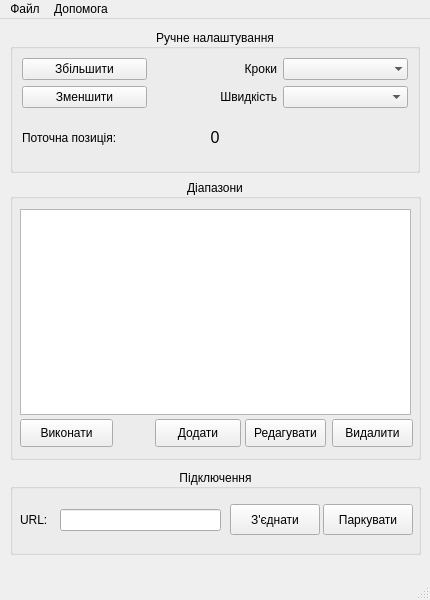
<?xml version="1.0" encoding="UTF-8"?>
<ui version="4.0">
 <class>MainWindow</class>
 <widget class="QMainWindow" name="MainWindow">
  <property name="geometry">
   <rect>
    <x>0</x>
    <y>0</y>
    <width>430</width>
    <height>600</height>
   </rect>
  </property>
  <property name="minimumSize">
   <size>
    <width>430</width>
    <height>600</height>
   </size>
  </property>
  <property name="maximumSize">
   <size>
    <width>430</width>
    <height>600</height>
   </size>
  </property>
  <property name="windowTitle">
   <string>MagLoop Controller</string>
  </property>
  <property name="styleSheet">
   <string notr="true"/>
  </property>
  <widget class="QWidget" name="centralwidget">
   <widget class="QGroupBox" name="manualGroup">
    <property name="geometry">
     <rect>
      <x>10</x>
      <y>10</y>
      <width>410</width>
      <height>144</height>
     </rect>
    </property>
    <property name="title">
     <string>Ручне налаштування</string>
    </property>
    <property name="alignment">
     <set>Qt::AlignCenter</set>
    </property>
    <layout class="QGridLayout" name="gridLayout">
     <item row="0" column="0">
      <widget class="QPushButton" name="upButton">
       <property name="text">
        <string>Збільшити</string>
       </property>
      </widget>
     </item>
     <item row="5" column="2">
      <widget class="QLabel" name="current_position_label">
       <property name="font">
        <font>
         <pointsize>12</pointsize>
         <weight>50</weight>
         <bold>false</bold>
        </font>
       </property>
       <property name="text">
        <string>0</string>
       </property>
       <property name="alignment">
        <set>Qt::AlignCenter</set>
       </property>
      </widget>
     </item>
     <item row="0" column="3">
      <widget class="QComboBox" name="step_comboBox">
       <property name="sizePolicy">
        <sizepolicy hsizetype="Preferred" vsizetype="Preferred">
         <horstretch>0</horstretch>
         <verstretch>0</verstretch>
        </sizepolicy>
       </property>
       <property name="frame">
        <bool>false</bool>
       </property>
      </widget>
     </item>
     <item row="3" column="3">
      <widget class="QComboBox" name="speed_comboBox">
       <property name="sizePolicy">
        <sizepolicy hsizetype="Preferred" vsizetype="Preferred">
         <horstretch>0</horstretch>
         <verstretch>0</verstretch>
        </sizepolicy>
       </property>
      </widget>
     </item>
     <item row="5" column="0">
      <widget class="QLabel" name="label">
       <property name="text">
        <string>Поточна позиція:</string>
       </property>
      </widget>
     </item>
     <item row="3" column="2">
      <widget class="QLabel" name="speedlabel">
       <property name="text">
        <string>Швидкість</string>
       </property>
       <property name="alignment">
        <set>Qt::AlignRight|Qt::AlignTrailing|Qt::AlignVCenter</set>
       </property>
      </widget>
     </item>
     <item row="3" column="0">
      <widget class="QPushButton" name="downButton">
       <property name="text">
        <string>Зменшити</string>
       </property>
      </widget>
     </item>
     <item row="0" column="2">
      <widget class="QLabel" name="steplabel">
       <property name="text">
        <string>Кроки</string>
       </property>
       <property name="alignment">
        <set>Qt::AlignRight|Qt::AlignTrailing|Qt::AlignVCenter</set>
       </property>
      </widget>
     </item>
    </layout>
   </widget>
   <widget class="QGroupBox" name="bandGroup">
    <property name="geometry">
     <rect>
      <x>10</x>
      <y>160</y>
      <width>411</width>
      <height>281</height>
     </rect>
    </property>
    <property name="title">
     <string>Діапазони</string>
    </property>
    <property name="alignment">
     <set>Qt::AlignCenter</set>
    </property>
    <widget class="QTreeView" name="bandtreeView">
     <property name="geometry">
      <rect>
       <x>10</x>
       <y>30</y>
       <width>391</width>
       <height>206</height>
      </rect>
     </property>
    </widget>
    <widget class="QPushButton" name="addButton">
     <property name="geometry">
      <rect>
       <x>145</x>
       <y>240</y>
       <width>86</width>
       <height>28</height>
      </rect>
     </property>
     <property name="text">
      <string>Додати</string>
     </property>
    </widget>
    <widget class="QPushButton" name="editButton">
     <property name="geometry">
      <rect>
       <x>235</x>
       <y>240</y>
       <width>81</width>
       <height>28</height>
      </rect>
     </property>
     <property name="text">
      <string>Редагувати</string>
     </property>
    </widget>
    <widget class="QPushButton" name="deleteButton">
     <property name="geometry">
      <rect>
       <x>322</x>
       <y>240</y>
       <width>81</width>
       <height>28</height>
      </rect>
     </property>
     <property name="text">
      <string>Видалити</string>
     </property>
    </widget>
    <widget class="QPushButton" name="runButton">
     <property name="geometry">
      <rect>
       <x>10</x>
       <y>240</y>
       <width>93</width>
       <height>28</height>
      </rect>
     </property>
     <property name="text">
      <string>Виконати</string>
     </property>
    </widget>
   </widget>
   <widget class="QGroupBox" name="connect_groupBox">
    <property name="geometry">
     <rect>
      <x>10</x>
      <y>450</y>
      <width>411</width>
      <height>86</height>
     </rect>
    </property>
    <property name="title">
     <string>Підключення</string>
    </property>
    <property name="alignment">
     <set>Qt::AlignCenter</set>
    </property>
    <widget class="QPushButton" name="connectButton">
     <property name="geometry">
      <rect>
       <x>220</x>
       <y>35</y>
       <width>90</width>
       <height>31</height>
      </rect>
     </property>
     <property name="text">
      <string>З'єднати</string>
     </property>
    </widget>
    <widget class="QLineEdit" name="url_lineEdit">
     <property name="geometry">
      <rect>
       <x>50</x>
       <y>40</y>
       <width>161</width>
       <height>22</height>
      </rect>
     </property>
     <property name="text">
      <string/>
     </property>
    </widget>
    <widget class="QLabel" name="label_2">
     <property name="geometry">
      <rect>
       <x>10</x>
       <y>40</y>
       <width>31</width>
       <height>21</height>
      </rect>
     </property>
     <property name="text">
      <string>URL:</string>
     </property>
    </widget>
    <widget class="QPushButton" name="parkButton">
     <property name="geometry">
      <rect>
       <x>313</x>
       <y>35</y>
       <width>90</width>
       <height>31</height>
      </rect>
     </property>
     <property name="text">
      <string>Паркувати</string>
     </property>
    </widget>
   </widget>
  </widget>
  <widget class="QMenuBar" name="menubar">
   <property name="geometry">
    <rect>
     <x>0</x>
     <y>0</y>
     <width>430</width>
     <height>26</height>
    </rect>
   </property>
   <widget class="QMenu" name="menu">
    <property name="title">
     <string>Файл</string>
    </property>
    <addaction name="action"/>
   </widget>
   <widget class="QMenu" name="menu_2">
    <property name="title">
     <string>Допомога</string>
    </property>
    <addaction name="action_MagLoop_Control"/>
   </widget>
   <addaction name="menu"/>
   <addaction name="menu_2"/>
  </widget>
  <widget class="QStatusBar" name="statusbar"/>
  <action name="action">
   <property name="text">
    <string>Вихід</string>
   </property>
  </action>
  <action name="action_MagLoop_Control">
   <property name="text">
    <string>Про MagLoop Control</string>
   </property>
  </action>
 </widget>
 <resources/>
 <connections/>
</ui>
